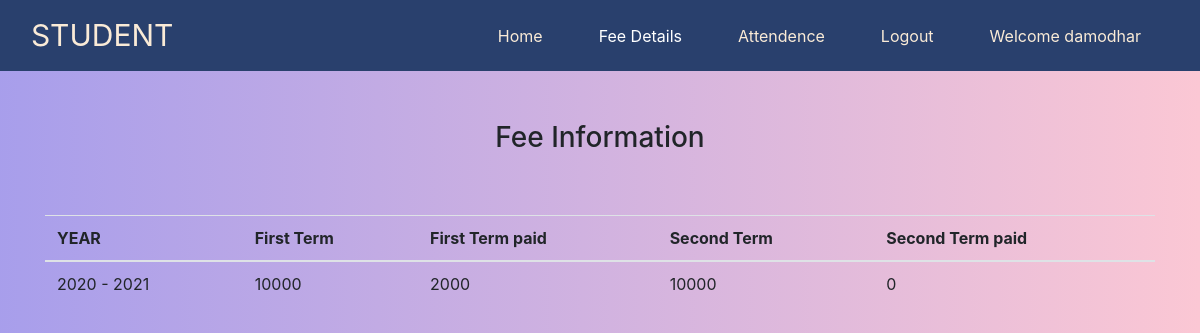
The app's page /Student/feeDetails.php (signed in) with its own data.
### tables this page shows
CREATE TABLE `student_fees` (
  `id` int(11) NOT NULL,
  `roll_number` varchar(15) NOT NULL,
  `year_from` varchar(4) NOT NULL,
  `year_to` varchar(4) NOT NULL,
  `first_term_fee` int(11) NOT NULL,
  `first_term_paid` int(11) NOT NULL,
  `second_term_fee` int(11) NOT NULL,
  `second_term_paid` int(11) NOT NULL
);

### Student/feeDetails.php (the view, shortened to what this page needs)
<?php
	$username = "";
    include "../connection.php";
	if(isset($_SESSION['student'])) {
		$username = $_SESSION['student'];
	}else {
		header('location:../index.html');
	}
    $student_query = "SELECT * FROM students WHERE student_username = '$username'";
    $execute_student_query = mysqli_query($con, $student_query);
    $student_values = mysqli_fetch_assoc($execute_student_query);
    $roll_number = $student_values['roll_number'];
    $fees_details = "SELECT * FROM student_fees WHERE roll_number = '$roll_number'";
    $execute_fees_details = mysqli_query($con, $fees_details);
?>
<html>
<head>
    <link rel="stylesheet" href="https://maxcdn.bootstrapcdn.com/bootstrap/4.5.2/css/bootstrap.min.css">
    <link rel="stylesheet" href="../nav.css">
</head>
<body style="background: linear-gradient(to right, #9796f0 -20%, #fbc7d4 100%);">
    <nav class="navbar navbar-expand-lg navbar-light nav-color">
        <div class="container-fluid">
            <a class="navbar-brand" href="./index.php" style="color:antiquewhite;font-size:30px">
                STUDENT
            </a>
            <div class="navbar-collapse collapse w-100 order-3 dual-collapse2" id="navbarNavAltMarkup">
                <ul class="navbar-nav ml-auto">
                    <li class="nav-item">
                        <a class="nav-item nav-link" href="./index.php" style="color:antiquewhite; margin-left: 20px; margin-right: 20px;">Home</a>
                    </li>
                    <li class="nav-item">
                        <a class="nav-item nav-link" href="#" style="color:white; margin-left: 20px; margin-right: 20px;">Fee Details</a>
                    </li>
                    <li class="nav-item">
                        <a class="nav-item nav-link" href="./attendence.php" style="color:antiquewhite; margin-left: 20px; margin-right: 20px;">Attendence</a>
                    </li>
                    <li class="nav-item">
                        <a class="nav-item nav-link" href="./logout.php" style="color:antiquewhite; margin-left: 20px; margin-right: 20px;">Logout</a>
                    </li>
                    <li class="nav-item">
                        <a class="nav-item nav-link" href="#" style="color:antiquewhite; margin-left: 20px; margin-right: 20px;"><?php echo "Welcome " . $username; ?></a>
                    </li>
                </ul>
            </div>
        </div>
    </nav>
    <div class="container" style="margin-top: 50px;">
        <h3 style="text-align: center; margin-bottom: 60px;">Fee Information</h3>
        <table class="table table-hover">
            <thead>
				<tr>
				<th scope="col">YEAR</th>
				<th scope="col">First Term</th>
				<th scope="col">First Term paid</th>
				<th scope="col">Second Term</th>
                <th scope="col">Second Term paid</th>
				</tr>
            </thead>
            <tbody>
                <?php
                    while($row = mysqli_fetch_array($execute_fees_details)) {
                ?>
                    <tr>
                        <td scope = "row"><?php echo $row[2] . " - " . $row[3]; ?></td>
                        <td><?php echo $row[4] ?></td>
                        <td><?php echo $row[5] ?></td>
                        <td><?php echo $row[6] ?></td>
                        <td><?php echo $row[7] ?></td>
                    </tr>
                <?php } ?>
            </tbody>
          </table>
    </div>
</body>

### nav.css (style rules this page uses)
body { background: linear-gradient(to right, #9796f0 -20%, #fbc7d4 100%); }
nav { background-color:rgb(41, 64, 109); }

### records on screen
student_fees: year_from "2020", year_to "2021", first_term_fee "10000", first_term_paid "2000", second_term_fee "10000", second_term_paid "0"

### other values on screen
$username "damodhar"
